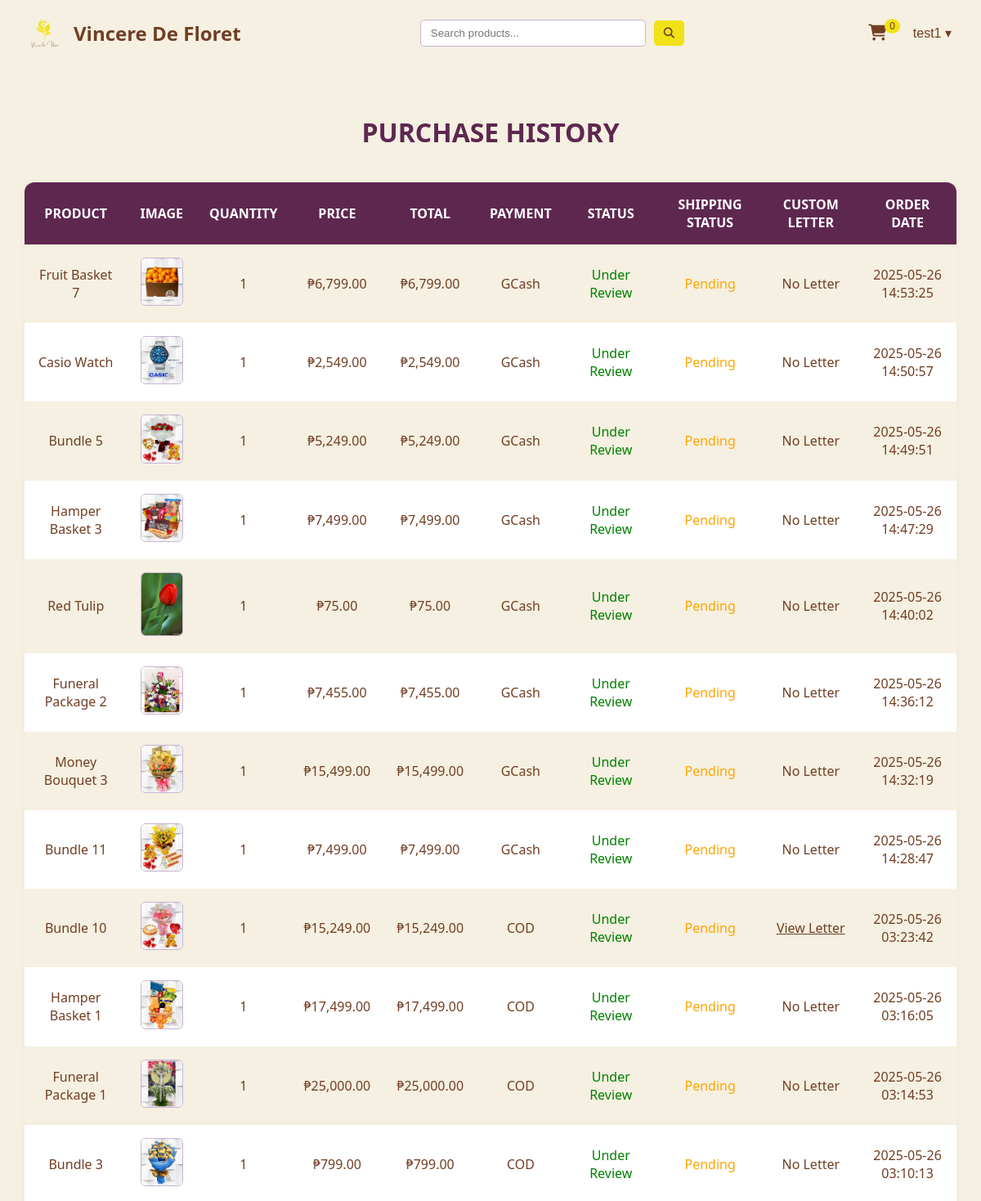
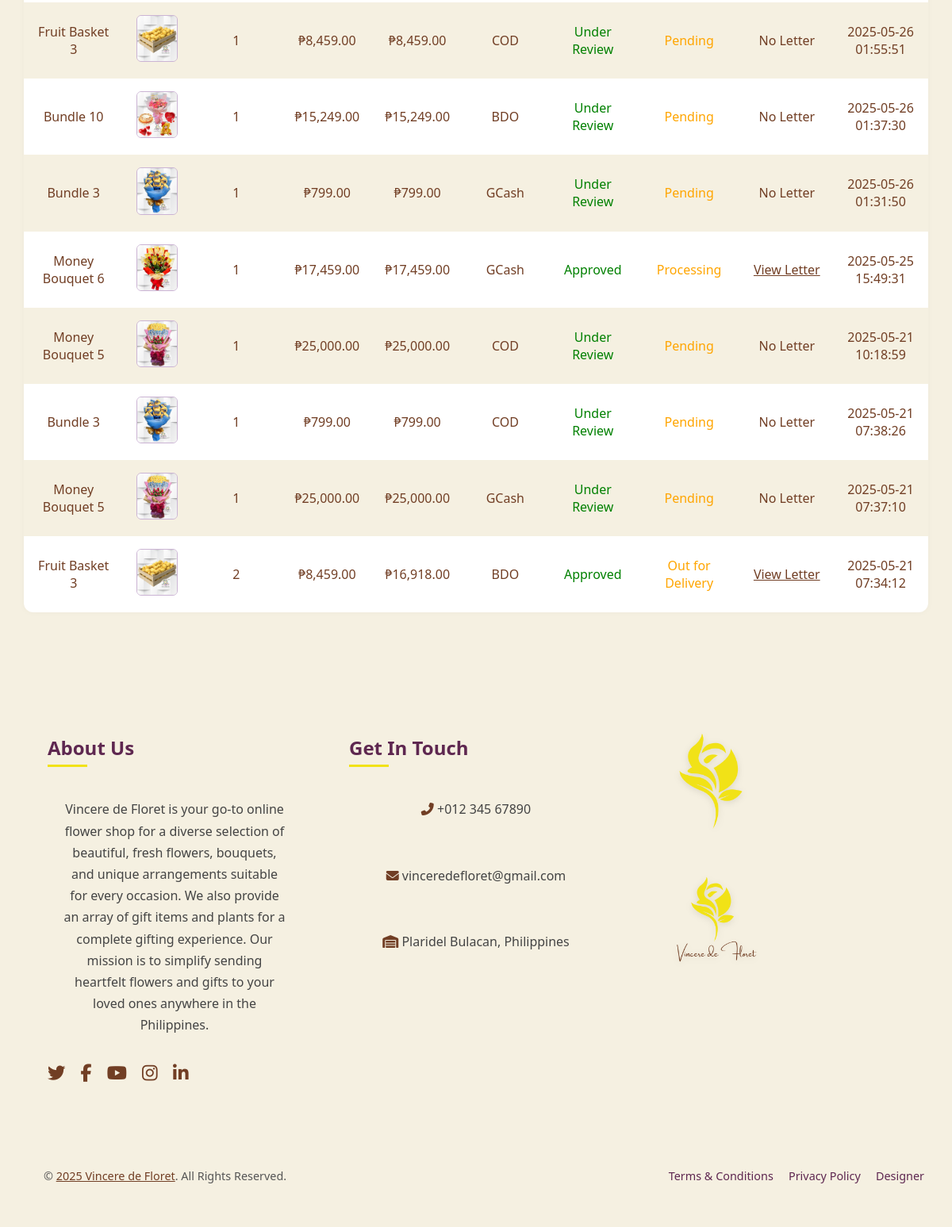
/php/purchases.php (signed in), run on the app's committed database (2 pictures, top to bottom).
### tables this page shows
CREATE TABLE `design_settings` (
  `id` int(11) NOT NULL,
  `background_color` varchar(255) DEFAULT NULL,
  `font_color` varchar(255) DEFAULT NULL,
  `shop_name` varchar(255) DEFAULT NULL,
  `logo_path` varchar(255) DEFAULT NULL,
  `image_one_path` varchar(255) DEFAULT NULL,
  `image_two_path` varchar(255) DEFAULT NULL,
  `image_three_path` varchar(255) DEFAULT NULL
);

CREATE TABLE `order_items` (
  `id` int(11) NOT NULL,
  `order_id` int(11) NOT NULL,
  `product_name` varchar(255) NOT NULL,
  `quantity` int(11) NOT NULL,
  `price` decimal(10,2) NOT NULL,
  `total_price` decimal(10,2) NOT NULL,
  `product_image` varchar(255) DEFAULT NULL
);

CREATE TABLE `orders` (
  `id` int(11) NOT NULL,
  `user_name` varchar(255) NOT NULL,
  `sender_name` varchar(255) NOT NULL,
  `sender_phone` varchar(20) NOT NULL,
  `address` varchar(255) NOT NULL,
  `payment_method` varchar(50) NOT NULL,
  `total_amount` decimal(10,2) NOT NULL,
  `order_date` timestamp NOT NULL DEFAULT current_timestamp(),
  `status` varchar(255) DEFAULT 'Under Review',
  `custom_letter` text DEFAULT NULL,
  `region_id` int(11) NOT NULL,
  `discount_code` varchar(255) NOT NULL,
  `receiver_name` varchar(255) NOT NULL,
  `receiver_phone` int(11) NOT NULL,
  `shipping_status` varchar(255) NOT NULL DEFAULT 'Pending',
  `gcash_receipt` varchar(255) DEFAULT NULL
);

### php/purchases.php (the view, shortened to what this page needs)
<?php
require 'connection.php';
$userName = $_SESSION['user_name'];
$sqlGetSettings = "SELECT * FROM design_settings WHERE id = 1";
$resultSettings = $conn->query($sqlGetSettings);
if ($resultSettings->num_rows > 0) {
    while ($row = $resultSettings->fetch_assoc()) {
        $shopName = $row["shop_name"];
        $logoPath = $row["logo_path"];
    }
} else {
    echo "0 results";
}
?>
<!DOCTYPE html>
<html lang="en">
<head>
  <link rel="stylesheet" href="https://cdnjs.cloudflare.com/ajax/libs/font-awesome/6.4.2/css/all.min.css" />
  <link rel="stylesheet" href="../css/purchases.css">
</head>
<body>
<header class="header">
  <a href="customer-dashboard.php?user=<?= htmlspecialchars($userName) ?>" class="container-header">
    <img class="logo" src="../img/<?= htmlspecialchars(basename($logoPath)) ?>" alt="Sunny Blooms Logo" />
    <label class="shop"><?= htmlspecialchars($shopName) ?></label>
  </a>
  <div class="content-search">
    <input type="text" class="search-bar" placeholder="Search products..." />
    <button class="search-button">
      <i class="fa-solid fa-magnifying-glass"></i>
    </button>
  </div>
  <div class="header-right">
    <a href="cart.php?user=<?= urlencode($userName) ?>" class="cart-link">
      <button class="cart-button">
        <i class="fas fa-shopping-cart"></i>
        <?php
          $userQuery = "SELECT id FROM users WHERE name = ?";
          $stmt = mysqli_prepare($conn, $userQuery);
          mysqli_stmt_bind_param($stmt, "s", $userName);
          mysqli_stmt_execute($stmt);
          $userResult = mysqli_stmt_get_result($stmt);
          $userRow = mysqli_fetch_assoc($userResult);
          $user_id = $userRow['id'] ?? 0;
          $cartQuery = "SELECT COUNT(*) AS count FROM cart WHERE user_id = ?";
          $cartStmt = mysqli_prepare($conn, $cartQuery);
          mysqli_stmt_bind_param($cartStmt, "i", $user_id);
          mysqli_stmt_execute($cartStmt);
          $cartResult = mysqli_stmt_get_result($cartStmt);
          $cartCount = mysqli_fetch_assoc($cartResult)['count'] ?? 0;
          echo "<span class='cart-number'>$cartCount</span>";
        ?>
      </button>
    </a>
    <nav class="nav-right">
      <div class="dropdown">
        <button class="dropbtn"><?= htmlspecialchars($userName) ?> &#9662;</button>
      </div>
    </nav>
  </div>
</header>
<h1>PURCHASE HISTORY</h1>
<?php
$purchasesQuery = "
  SELECT o.id AS order_id, o.payment_method, oi.product_name, oi.product_image, oi.quantity, oi.price, oi.total_price, o.order_date, o.custom_letter, o.status, o.shipping_status
  FROM orders o
  JOIN order_items oi ON o.id = oi.order_id
  WHERE o.user_name = ?
  ORDER BY o.order_date DESC
";
$stmt = mysqli_prepare($conn, $purchasesQuery);
mysqli_stmt_bind_param($stmt, "s", $userName);
mysqli_stmt_execute($stmt);
$result = mysqli_stmt_get_result($stmt);
if ($result && mysqli_num_rows($result) > 0) {
    echo "<table cellpadding='10' cellspacing='0'>";
    echo "<tr>
            <th>Product</th>
            <th>Image</th>
            <th>Quantity</th>
            <th>Price</th>
            <th>Total</th>
            <th>Payment</th>
            <th>Status</th>
            <th>Shipping Status</th>
            <th>Custom Letter</th>
            <th>Order Date</th>
          </tr>";
    while ($item = mysqli_fetch_assoc($result)) {
        echo "<tr>";
        echo "<td>" . htmlspecialchars($item['product_name']) . "</td>";
        echo "<td><img src='../img/" . htmlspecialchars($item['product_image']) . "' width='50'></td>";
        echo "<td>" . $item['quantity'] . "</td>";
        echo "<td>₱" . number_format($item['price'], 2) . "</td>";
        echo "<td>₱" . number_format($item['total_price'], 2) . "</td>";
        echo "<td>" . htmlspecialchars($item['payment_method']) . "</td>";
        echo "<td><span style='color: Green;'>" . $item['status'] . "</span></td>";
        echo "<td><span style='color: orange;'>" . $item['shipping_status'] . "</span></td>";
        if (!empty($item['custom_letter'])) {
            $filePath = htmlspecialchars($item['custom_letter']);
            echo "<td><a href='../$filePath' target='_blank'>View Letter</a></td>";
        } else {
            echo "<td>No Letter</td>";
        }
        echo "<td>" . $item['order_date'] . "</td>";
        echo "</tr>";
    }
    echo "</table>";
} else {
    echo "<p>No purchases found.</p>";
}
?>
</body>
</html>
<?php include('footer.php'); ?>

### css/purchases.css (style rules this page uses)
:root { --primary-yellow: #f1e217; --earth-brown: #713e24; --white: #ffffff; --leaf-green: #a3c585; --lavender-gray: #cbb4d4; --deep-plum: #5e2750; --light-beige: #f5f0e1; --dusty-blue: #7daea3; }
body { margin: 0; font-family: 'Segoe UI', Tahoma, Geneva, Verdana, sans-serif; background-color: var(--light-beige); color: var(--earth-brown); }
.header { display: flex; justify-content: space-between; align-items: center; padding: 15px 30px; color: var(--white); }
.container-header { display: flex; align-items: center; gap: 10px; text-decoration: none; }
.logo { height: 50px; }
.shop { font-size: 1.5rem; font-weight: bold; }
.content-search { display: flex; gap: 10px; align-items: center; }
.search-bar { padding: 8px 12px; border: 1px solid var(--lavender-gray); border-radius: 5px; outline: none; min-width: 250px; }
.search-button { background-color: var(--primary-yellow); border: none; padding: 8px 12px; border-radius: 5px; cursor: pointer; }
.search-button i { color: var(--earth-brown); }
.header-right { display: flex; align-items: center; gap: 20px; }
.cart-button { position: relative; background: none; border: none; color: var(--white); font-size: 20px; cursor: pointer; }
.cart-number { position: absolute; top: -5px; right: -10px; background-color: var(--primary-yellow); color: var(--earth-brown); font-size: 12px; padding: 2px 6px; border-radius: 50%; }
.nav-right .dropbtn { background: none; border: none; cursor: pointer; font-size: 1rem; }
h1 { padding: 20px; margin: 40px auto 20px; color: var(--deep-plum); font-size: 2rem; text-align: center; }
table { width: 95%; margin: 0 auto 40px; border-collapse: collapse; background-color: var(--white); border-radius: 12px; overflow: hidden; box-shadow: 0 0 10px rgba(0, 0, 0, 0.03); }
th, td { padding: 16px; text-align: center; }
th { background-color: var(--deep-plum); color: var(--white); font-weight: bold; font-size: 1rem; text-transform: uppercase; }
td img { max-width: 60px; height: auto; border-radius: 6px; border: 1px solid var(--lavender-gray); }
tr:nth-child(even) { background-color: var(--light-beige); }

### css/footer.css (style rules this page uses)
:root { --primary-yellow: #f1e217; --earth-brown: #713e24; --white: #ffffff; --leaf-green: #a3c585; --lavender-gray: #cbb4d4; --deep-plum: #5e2750; --light-beige: #f5f0e1; --dusty-blue: #7daea3; }

### data on the page
design_settings: logo_path (picture), shop_name "Vincere De Floret"
order_items: product_name "Fruit Basket 7", product_image (picture), quantity "1", price "6,799.00", total_price "6,799.00", order.payment_method "GCash", order.status "Under Review", order.shipping_status "Pending", shows "No Letter", order.order_date "2025-05-26 14:53:25"
order_items: product_name "Casio Watch", product_image (picture), quantity "1", price "2,549.00", total_price "2,549.00", order.payment_method "GCash", order.status "Under Review", order.shipping_status "Pending", shows "No Letter", order.order_date "2025-05-26 14:50:57"
order_items: product_name "Bundle 5", product_image (picture), quantity "1", price "5,249.00", total_price "5,249.00", order.payment_method "GCash", order.status "Under Review", order.shipping_status "Pending", shows "No Letter", order.order_date "2025-05-26 14:49:51"
order_items: product_name "Hamper Basket 3", product_image (picture), quantity "1", price "7,499.00", total_price "7,499.00", order.payment_method "GCash", order.status "Under Review", order.shipping_status "Pending", shows "No Letter", order.order_date "2025-05-26 14:47:29"
order_items: product_name "Red Tulip", product_image (picture), quantity "1", price "75.00", total_price "75.00", order.payment_method "GCash", order.status "Under Review", order.shipping_status "Pending", shows "No Letter", order.order_date "2025-05-26 14:40:02"
order_items: product_name "Funeral Package 2", product_image (picture), quantity "1", price "7,455.00", total_price "7,455.00", order.payment_method "GCash", order.status "Under Review", order.shipping_status "Pending", shows "No Letter", order.order_date "2025-05-26 14:36:12"
order_items: product_name "Money Bouquet 3", product_image (picture), quantity "1", price "15,499.00", total_price "15,499.00", order.payment_method "GCash", order.status "Under Review", order.shipping_status "Pending", shows "No Letter", order.order_date "2025-05-26 14:32:19"
order_items: product_name "Bundle 11", product_image (picture), quantity "1", price "7,499.00", total_price "7,499.00", order.payment_method "GCash", order.status "Under Review", order.shipping_status "Pending", shows "No Letter", order.order_date "2025-05-26 14:28:47"
order_items: product_name "Bundle 10", product_image (picture), quantity "1", price "15,249.00", total_price "15,249.00", order.payment_method "COD", order.status "Under Review", order.shipping_status "Pending", order.order_date "2025-05-26 03:23:42"
order_items: product_name "Hamper Basket 1", product_image (picture), quantity "1", price "17,499.00", total_price "17,499.00", order.payment_method "COD", order.status "Under Review", order.shipping_status "Pending", shows "No Letter", order.order_date "2025-05-26 03:16:05"
order_items: product_name "Funeral Package 1", product_image (picture), quantity "1", price "25,000.00", total_price "25,000.00", order.payment_method "COD", order.status "Under Review", order.shipping_status "Pending", shows "No Letter", order.order_date "2025-05-26 03:14:53"
order_items: product_name "Bundle 3", product_image (picture), quantity "1", price "799.00", total_price "799.00", order.payment_method "COD", order.status "Under Review", order.shipping_status "Pending", shows "No Letter", order.order_date "2025-05-26 03:10:13"
order_items: product_name "Fruit Basket 3", product_image (picture), quantity "1", price "8,459.00", total_price "8,459.00", order.payment_method "COD", order.status "Under Review", order.shipping_status "Pending", shows "No Letter", order.order_date "2025-05-26 01:55:51"
order_items: product_name "Bundle 10", product_image (picture), quantity "1", price "15,249.00", total_price "15,249.00", order.payment_method "BDO", order.status "Under Review", order.shipping_status "Pending", shows "No Letter", order.order_date "2025-05-26 01:37:30"
order_items: product_name "Bundle 3", product_image (picture), quantity "1", price "799.00", total_price "799.00", order.payment_method "GCash", order.status "Under Review", order.shipping_status "Pending", shows "No Letter", order.order_date "2025-05-26 01:31:50"
order_items: product_name "Money Bouquet 6", product_image (picture), quantity "1", price "17,459.00", total_price "17,459.00", order.payment_method "GCash", order.status "Approved", order.shipping_status "Processing", order.order_date "2025-05-25 15:49:31"
order_items: product_name "Money Bouquet 5", product_image (picture), quantity "1", price "25,000.00", total_price "25,000.00", order.payment_method "COD", order.status "Under Review", order.shipping_status "Pending", shows "No Letter", order.order_date "2025-05-21 10:18:59"
order_items: product_name "Bundle 3", product_image (picture), quantity "1", price "799.00", total_price "799.00", order.payment_method "COD", order.status "Under Review", order.shipping_status "Pending", shows "No Letter", order.order_date "2025-05-21 07:38:26"
order_items: product_name "Money Bouquet 5", product_image (picture), quantity "1", price "25,000.00", total_price "25,000.00", order.payment_method "GCash", order.status "Under Review", order.shipping_status "Pending", shows "No Letter", order.order_date "2025-05-21 07:37:10"
order_items: product_name "Fruit Basket 3", product_image (picture), quantity "2", price "8,459.00", total_price "16,918.00", order.payment_method "BDO", order.status "Approved", order.shipping_status "Out for Delivery", order.order_date "2025-05-21 07:34:12"

### other printed values
$cartCount "0"
$userName "test1"
